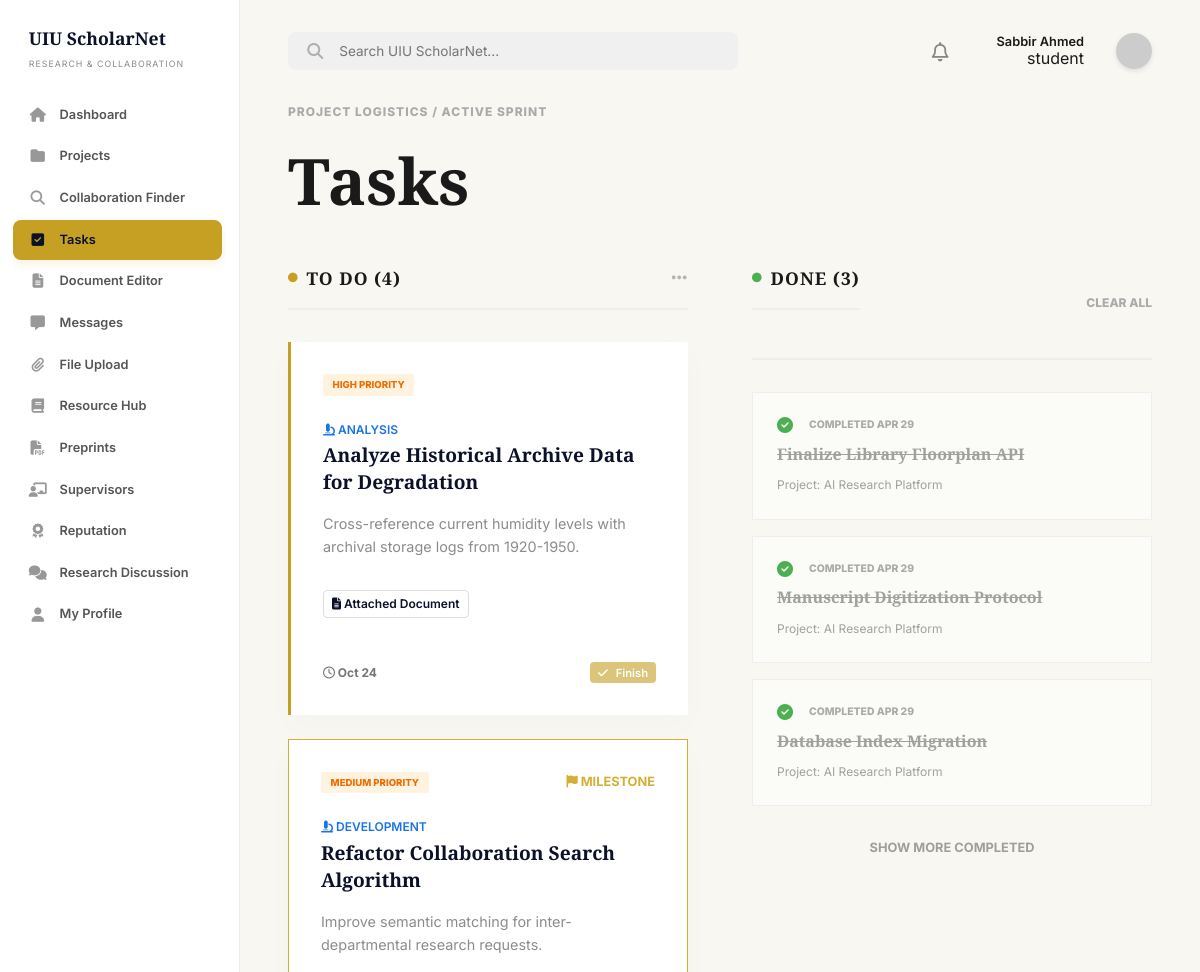
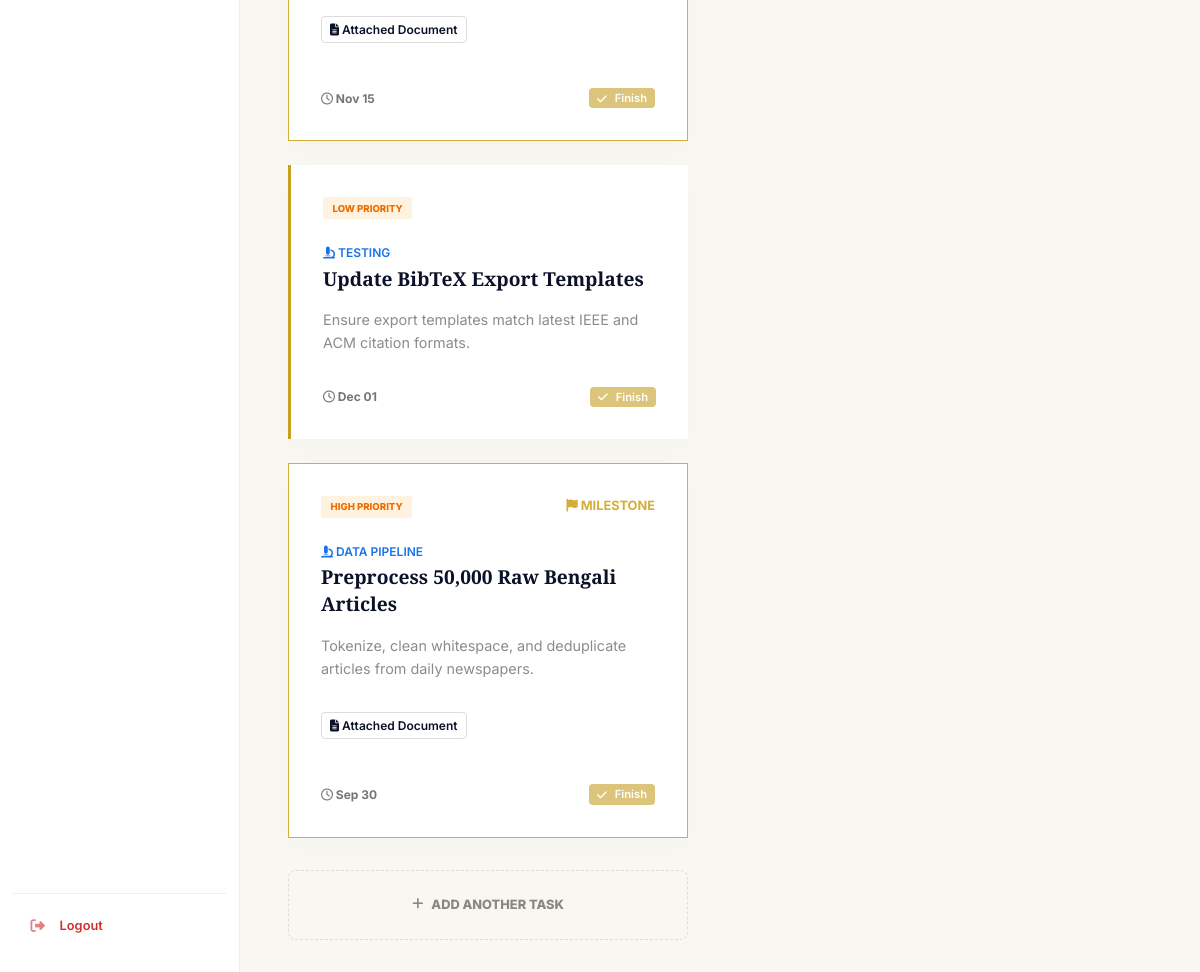
/dashboard/tasks.php (signed in), run on the app's committed database (2 pictures, top to bottom).
### tables this page shows
CREATE TABLE IF NOT EXISTS `users` (
    `id` INT AUTO_INCREMENT PRIMARY KEY,
    `full_name` VARCHAR(100) NOT NULL,
    `email` VARCHAR(100) UNIQUE NOT NULL,
    `password` VARCHAR(255) NOT NULL,
    `role` ENUM('student', 'faculty', 'admin') DEFAULT 'student',
    `is_verified` TINYINT(1) DEFAULT 1,
    `account_status` ENUM('active', 'banned') DEFAULT 'active',
    `department` VARCHAR(100),
    `interests` TEXT,
    `skills` TEXT,
    `points` INT DEFAULT 0,
    `reputation` INT DEFAULT 0,
    `last_active_at` TIMESTAMP NULL DEFAULT NULL,
    `created_at` TIMESTAMP DEFAULT CURRENT_TIMESTAMP
);

CREATE TABLE IF NOT EXISTS `tasks` (
    `id` INT AUTO_INCREMENT PRIMARY KEY,
    `project_id` INT,
    `title` VARCHAR(255) NOT NULL,
    `description` TEXT,
    `pipeline_stage` VARCHAR(50) NULL,
    `document_id` INT NULL,
    `assigned_to` INT,
    `priority` ENUM('low', 'medium', 'high') DEFAULT 'medium',
    `status` ENUM('todo', 'inprogress', 'done') DEFAULT 'todo',
    `due_date` DATE,
    `is_milestone` BOOLEAN DEFAULT FALSE,
    `created_at` TIMESTAMP DEFAULT CURRENT_TIMESTAMP,
    FOREIGN KEY (`project_id`) REFERENCES `projects`(`id`) ON DELETE CASCADE,
    FOREIGN KEY (`assigned_to`) REFERENCES `users`(`id`) ON DELETE SET NULL,
    FOREIGN KEY (`document_id`) REFERENCES `documents`(`id`) ON DELETE SET NULL
);

CREATE TABLE IF NOT EXISTS `projects` (
    `id` INT AUTO_INCREMENT PRIMARY KEY,
    `title` VARCHAR(255) NOT NULL,
    `description` TEXT,
    `department` VARCHAR(100),
    `visibility` ENUM('public', 'institution', 'private') DEFAULT 'public',
    `status` ENUM('planning', 'active', 'review', 'completed') DEFAULT 'active',
    `progress` INT DEFAULT 0,
    `creator_id` INT,
    `supervisor_id` INT,
    `supervisor_approved` TINYINT(1) DEFAULT 0,
    `research_phase` VARCHAR(50) DEFAULT 'literature_review',
    `created_at` TIMESTAMP DEFAULT CURRENT_TIMESTAMP,
    FOREIGN KEY (`creator_id`) REFERENCES `users`(`id`) ON DELETE SET NULL,
    FOREIGN KEY (`supervisor_id`) REFERENCES `users`(`id`) ON DELETE SET NULL
);

### includes/auth_check.php (called while the page is built, shortened)
<?php
require_once('db_connect.php');
$user_id = (int)$_SESSION['user_id'];
$stmt = $conn->prepare("SELECT * FROM users WHERE id = ?");
$stmt->bind_param("i", $user_id);
$stmt->execute();
$user_result = $stmt->get_result();
$user_data = $user_result->fetch_assoc();
?>

### includes/db_connect.php (called while the page is built, shortened)
<?php
$host = getenv('DB_HOST') ?: "127.0.0.1";
$user = getenv('DB_USER') ?: "root";
$pass = getenv('DB_PASS');
if ($pass === false) {
    $pass = "";
}
$dbname = getenv('DB_NAME') ?: "uiu_scholarnet";
$port = getenv('DB_PORT') ?: 3306;
$conn = mysqli_connect($host, $user, $pass, $dbname, $port);
mysqli_set_charset($conn, "utf8mb4");
function db_query($sql, $params = [], $types = "") {
    global $conn;
    $stmt = $conn->prepare($sql);
    if ($params) {
        $stmt->bind_param($types, ...$params);
    }
    if (!$stmt->execute()) {
        die("Query execution failed: " . $stmt->error);
    }
    $result = $stmt->get_result();
    if ($result === false && $stmt->field_count === 0) {
        return true;
    }
    return $result;
}
?>

### dashboard/tasks.php (the view, shortened to what this page needs)
<?php
require_once('../includes/auth_check.php');
$project_id = isset($_GET['project_id']) ? (int)$_GET['project_id'] : null;
$task_sql = "SELECT t.*, p.title as project_title, p.status as project_status, p.creator_id FROM tasks t
             JOIN projects p ON t.project_id = p.id
             LEFT JOIN project_members pm ON p.id = pm.project_id AND pm.user_id = ?
             WHERE (p.creator_id = ? OR pm.user_id = ?)";
if ($project_id) {
    $task_sql .= " AND t.project_id = ?";
    $task_result = db_query($task_sql, [$user_id, $user_id, $user_id, $project_id], "iiii");
} else {
    $task_result = db_query($task_sql, [$user_id, $user_id, $user_id], "iii");
}
$tasks_todo = [];
$tasks_done = [];
while ($task = $task_result->fetch_assoc()) {
    if ($task['status'] == 'todo' || $task['status'] == 'inprogress') $tasks_todo[] = $task;
    elseif ($task['status'] == 'done') $tasks_done[] = $task;
}
?>
<!DOCTYPE html>
<html lang="en">
<head>
    <link rel="stylesheet" href="https://cdnjs.cloudflare.com/ajax/libs/font-awesome/6.4.0/css/all.min.css">
    <link rel="stylesheet" href="../assets/css/style.css">
</head>
<body class="dashboard-page">
    <?php include('../includes/sidebar.php'); ?>
    <main class="main-content">
        <?php include('../includes/header.php'); ?>
        <section>
            <div class="section-label">PROJECT LOGISTICS / ACTIVE SPRINT</div>
            <h1 class="page-title">Tasks</h1>
            <div class="kanban-board">
                <div class="kanban-column">
                    <h3><span class="column-badge"><i class="fa-solid fa-circle dot-gold"></i> To Do (<?php echo count($tasks_todo); ?>)</span> <i class="fa-solid fa-ellipsis column-options"></i></h3>
                    <?php foreach($tasks_todo as $task): ?>
                    <div class="task-card <?php echo !empty($task['is_milestone']) ? 'milestone-card' : ''; ?>" <?php echo !empty($task['is_milestone']) ? 'style="border: 1px solid #d4af37;"' : ''; ?>>
                        <div style="display: flex; justify-content: space-between; align-items: flex-start; margin-bottom: 0.5rem;">
                            <div class="priority-badge"><?php echo $task['priority']; ?> PRIORITY</div>
                            <?php if (!empty($task['is_milestone'])): ?>
                                <span style="color: #d4af37; font-size: 0.8rem; font-weight: bold;"><i class="fa-solid fa-flag"></i> MILESTONE</span>
                            <?php endif; ?>
                        </div>
                        <?php if (!empty($task['pipeline_stage'])): ?>
                            <div style="font-size: 0.75rem; color: #1a73e8; font-weight: 600; margin-bottom: 0.2rem; text-transform: uppercase;">
                                <i class="fa-solid fa-microscope"></i> <?php echo str_replace('_', ' ', htmlspecialchars($task['pipeline_stage'])); ?>
                            </div>
                        <?php endif; ?>
                        <h4 style="margin-top: 0.2rem;"><?php echo htmlspecialchars($task['title']); ?></h4>
                        <p class="task-desc"><?php echo htmlspecialchars($task['description']); ?></p>
                        <?php if (!empty($task['document_id'])): ?>
                            <a href="document_editor.php?document_id=<?php echo $task['document_id']; ?>" class="btn btn-outline" style="padding: 0.2rem 0.5rem; font-size: 0.75rem; display: inline-block; margin-bottom: 0.8rem; color: var(--primary-color);">
                                <i class="fa-solid fa-file-lines"></i> Attached Document
                            </a>
                        <?php endif; ?>
                        <div class="task-meta-footer">
                            <span><i class="fa-regular fa-clock"></i> <?php echo date('M d', strtotime($task['due_date'])); ?></span>
                            <div class="task-actions margin-left-auto">
                                <?php if (!($task['project_status'] === 'completed' && $task['creator_id'] != $user_id)): ?>
                                <form method="POST" action="../actions/project_task_document/update_task_status.php" class="d-inline">
                                    <button type="submit" class="btn btn-primary btn-sm"><i class="fa-solid fa-check"></i> Finish</button>
                                </form>
                                <?php endif; ?>
                            </div>
                        </div>
                    </div>
                    <?php endforeach; ?>
                    <?php
                    $hide_add_button = false;
                    if (!$hide_add_button):
                    ?>
                    <div class="create-project-box add-task-box" onclick="openModal()">
                        <div class="add-task-text">
                            <i class="fa-solid fa-plus"></i> ADD ANOTHER TASK
                        </div>
                    </div>
                    <?php endif; ?>
                </div>
                <div class="kanban-column">
                    <div class="done-header">
                        <h3 class="done-title"><span class="column-badge"><i class="fa-solid fa-circle dot-green"></i> Done (<?php echo count($tasks_done); ?>)</span></h3>
                        <span class="clear-all" onclick="if(confirm('Clear all completed tasks?')) document.getElementById('clearTasksForm').submit();">CLEAR ALL</span>
                    </div>
                    <?php foreach($tasks_done as $task): ?>
                    <div class="task-completed-card">
                        <div class="completed-check">
                            <i class="fa-solid fa-circle-check check-icon"></i>
                            <span class="completed-date">COMPLETED <?php echo strtoupper(date('M d', strtotime($task['created_at'] ?? 'now'))); ?></span>
                        </div>
                        <h4><?php echo htmlspecialchars($task['title']); ?></h4>
                        <div class="completed-reviewer">Project: <?php echo htmlspecialchars($task['project_title']); ?></div>
                    </div>
                    <?php endforeach; ?>
                    <div class="show-more">SHOW MORE COMPLETED</div>
                </div>
            </div>
        </section>
    </main>
</body>
</html>

### includes/header.php (shortened to what this page needs)
<header class="dash-header">
    <div class="search-container">
        <i class="fa-solid fa-magnifying-glass search-icon"></i>
        <input type="text" placeholder="Search UIU ScholarNet...">
    </div>
    <div class="header-actions flex-center-end">
        <?php if ((!isset($is_admin_panel) || !$is_admin_panel) && (!isset($is_admin_sidebar) || !$is_admin_sidebar)): ?>
        <a href="notifications.php" class="notification-icon text-inherit relative flex-center h-36px">
            <i class="fa-regular fa-bell header-icon text-1-2rem"></i>
        </a>
        <?php endif; ?>
        <div class="flex-column-end">
            <span class="fw-600 text-0-8rem text-color-primary"><?php echo htmlspecialchars($user_data['full_name'] ?? 'User'); ?></span>
            <?php if (isset($user_data['role'])): ?>
                <?php if ($user_data['role'] === 'admin'): ?>
                    <span class="role-admin">ADMIN</span>
                <?php elseif ($user_data['role'] === 'faculty' && isset($user_data['is_verified']) && $user_data['is_verified']): ?>
                    <span class="role-faculty"><i class="fa-solid fa-circle-check"></i> FACULTY</span>
                <?php elseif ($user_data['role'] === 'faculty' && isset($user_data['is_verified']) && !$user_data['is_verified']): ?>
                    <span class="role-unverified">UNVERIFIED</span>
                <?php else: ?>
                    <span class="role-default"><?php echo htmlspecialchars($user_data['role']); ?></span>
                <?php endif; ?>
            <?php endif; ?>
        </div>
        <a href="profile.php" class="text-inherit flex-center">
            <img src="https://ui-avatars.com/api/?name=<?php echo urlencode($user_data['full_name'] ?? 'User'); ?>&background=0a1128&color=fff" alt="Avatar" class="avatar-header">
        </a>
    </div>
</header>

### assets/css/global.css (style rules this page uses)
:root { --primary-color: #0a1128; --secondary-color: #c5a022; --bg-color: #f8f7f2; --text-color: #1a1a1a; --accent-color: #e8e6d9; --white: #ffffff; --transition: all 0.3s ease; --font-heading: 'Playfair Display', serif; --font-body: 'Inter', sans-serif; }
* { margin: 0; padding: 0; box-sizing: border-box; }
body { font-family: var(--font-body); background-color: var(--bg-color); color: var(--text-color); line-height: 1.6; overflow-x: hidden; }
h1, h2, h3, h4 { font-family: var(--font-heading); font-weight: 700; }
a { text-decoration: none; color: inherit; transition: var(--transition); }
.btn { padding: 0.8rem 2rem; border-radius: 4px; font-weight: 600; cursor: pointer; display: inline-flex; align-items: center; gap: 0.5rem; transition: var(--transition); border: none; font-family: var(--font-body); }
.btn-primary { background-color: var(--secondary-color); color: var(--white); }
.btn-outline { background: transparent; border: 1px solid #ddd; color: var(--text-color); }

### assets/css/layout.css (style rules this page uses)
.dashboard-page { display: flex; background-color: var(--bg-color); min-height: 100vh; width: 100%; }
.main-content { flex: 1; margin-left: 240px; padding: 2rem 3rem; min-height: 100vh; }
.dash-header { display: flex; justify-content: space-between; align-items: center; margin-bottom: 2rem; }
.search-container { background: #f0f0f0; padding: 0.7rem 1.2rem; border-radius: 8px; display: flex; align-items: center; gap: 1rem; width: 100%; max-width: 450px; }
.search-container input { background: transparent; border: none; outline: none; width: 100%; font-family: var(--font-body); font-size: 0.85rem; }

### assets/css/dashboard.css (style rules this page uses)
.search-icon { opacity: 0.3; }
.notification-icon { font-size: 1.2rem; margin-right: 1.5rem; position: relative; }

### assets/css/collaboration.css (style rules this page uses)
.header-icon { font-size: 1.2rem; opacity: 0.5; }

### assets/css/projects.css (style rules this page uses)
.create-project-box { border: 2px dashed #ddd; padding: 4rem; text-align: center; border-radius: 8px; cursor: pointer; transition: var(--transition); }

### assets/css/modules/utilities.css (style rules this page uses)
.margin-left-auto { margin-left: auto; }
.flex-center { display: flex; align-items: center; }
.flex-center-end { display: flex; align-items: center; justify-content: flex-end; gap: 1.5rem; }
.flex-column-end { display: flex; flex-direction: column; align-items: flex-end; justify-content: center; margin-right: 0.5rem; line-height: 1.2; }
.d-inline { display: inline; }
.relative { position: relative; }
.h-36px { height: 36px; }
.text-inherit { color: inherit; text-decoration: none; }
.text-color-primary { color: var(--text-color); }
.text-1-2rem { font-size: 1.2rem; line-height: 1; }
.text-0-8rem { font-size: 0.8rem; }
.fw-600 { font-weight: 600; }
.btn-sm { padding: 0.2rem 0.5rem; font-size: 0.7rem; }
.avatar-header { width: 36px; height: 36px; border-radius: 50%; box-shadow: 0 2px 5px rgba(0, 0, 0, 0.1); display: block; }

### data on the page
users: full_name "Sabbir Ahmed", role "student"
tasks: priority "HIGH", pipeline_stage "ANALYSIS", title "Analyze Historical Archive Data for Degradation", description "Cross-reference current humidity levels with archival storage logs from 1920-1950.", due_date "Oct 24"
tasks: priority "MEDIUM", is_milestone 1 (drawn), pipeline_stage "DEVELOPMENT", title "Refactor Collaboration Search Algorithm", description "Improve semantic matching for inter-departmental research requests.", due_date "Nov 15"
tasks: priority "LOW", pipeline_stage "TESTING", title "Update BibTeX Export Templates", description "Ensure export templates match latest IEEE and ACM citation formats.", due_date "Dec 01"
tasks: priority "HIGH", is_milestone 1 (drawn), pipeline_stage "DATA PIPELINE", title "Preprocess 50,000 Raw Bengali Articles", description "Tokenize, clean whitespace, and deduplicate articles from daily newspapers.", due_date "Sep 30"
tasks: created_at "APR 29", title "Finalize Library Floorplan API", project.title "AI Research Platform"
tasks: created_at "APR 29", title "Manuscript Digitization Protocol", project.title "AI Research Platform"
tasks: created_at "APR 29", title "Database Index Migration", project.title "AI Research Platform"

### other printed values
count($tasks_todo) "4"
count($tasks_done) "3"
